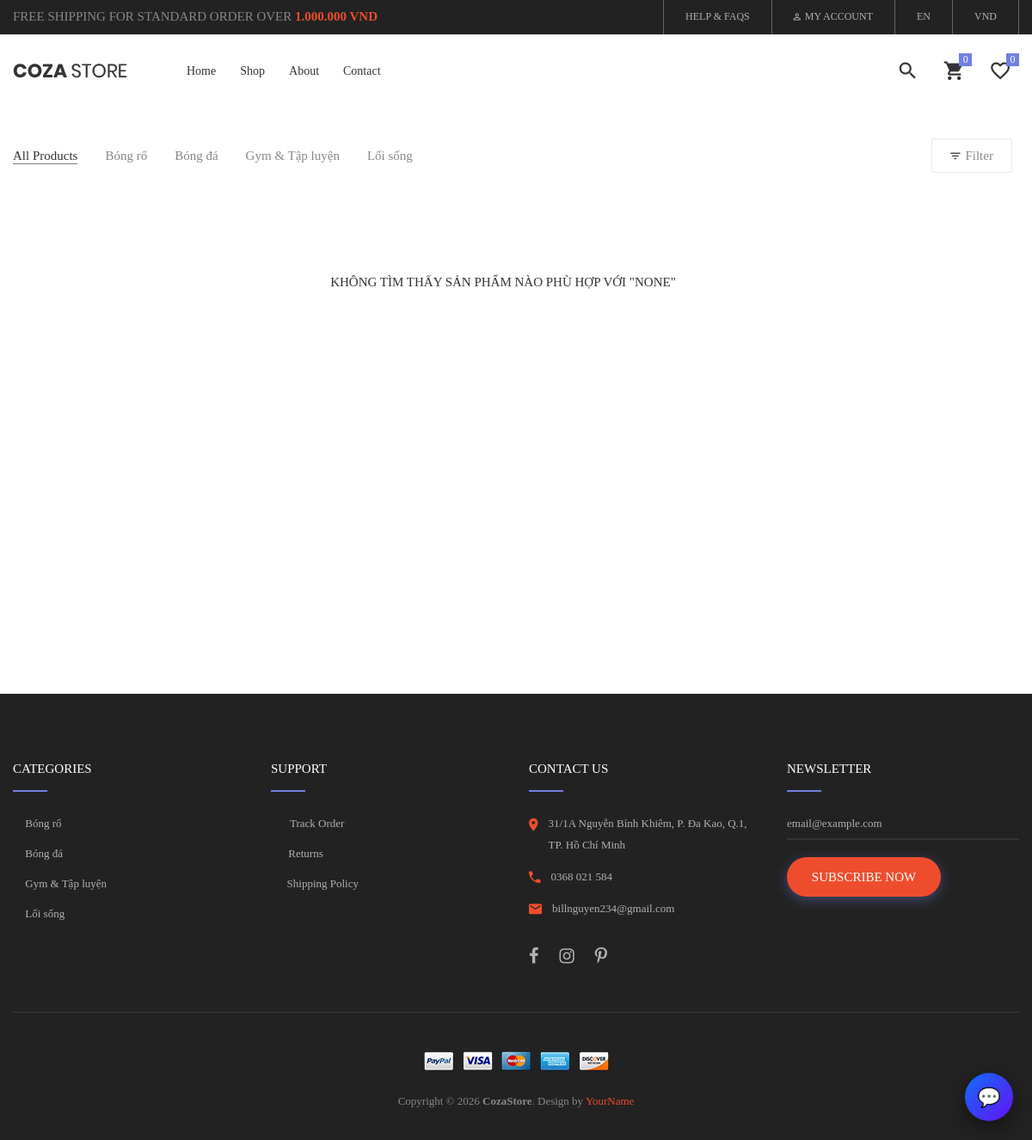
The app's page /search/ with its own data.
### core/models.py (models this page shows, shortened)
class Category(models.Model):
    cid = ShortUUIDField(unique=True, length=10, max_length=20, prefix="cat_", alphabet="abcdefghijklmnopqrstuvwxyz0123456789")
    ctitle = models.CharField(max_length=100, default="Tên Danh Mục")
    cimage = models.ImageField(upload_to='category_images/', default='default_category.png')
    class Meta:
        verbose_name_plural = "Categories"

### core/views.py (the view)
# urls.py: path('search/', views.search, name='search'),
def search(request):
    query = request.GET.get("search")
    min_max_price = Product.objects.aggregate(Min("price"), Max("price"))
    if query:
        words = query.split()
        q_objects = Q()
        for word in words:
            q_objects |= Q(title__icontains=word) | Q(description__icontains=word)
        searched_product = Product.objects.filter(q_objects).distinct().order_by("-date")
    else:
        searched_product = Product.objects.none()
    context = {
        'query': query,
        'searched_product': searched_product, # Đảm bảo tên này khớp với template
        'min_max_price': min_max_price,
    }
    return render(request, 'core/search.html', context)

### core/context_processors.py (called while the page is built, shortened)
def global_data(request):
    categories = Category.objects.all().order_by('ctitle')
    cart_sub_total_amount = 0
    cart_total_amount = 0
    cart_data = request.session.get('cart_data_obj', {})
    wishlist_ids = []
    total_wishlist_items = 0
    if request.user.is_authenticated:
        wishlist_qs = Wishlist.objects.filter(user=request.user)
        wishlist_ids = list(wishlist_qs.values_list('product_id', flat=True))
        total_wishlist_items = wishlist_qs.count()
    admin_stats = {}
    return {
        'categories': categories,
        'cart_data': cart_data,
        'cart_sub_total_amount': cart_sub_total_amount,
        'cart_total_amount': cart_total_amount,
        'wishlist_ids': wishlist_ids,
        'total_wishlist_items': total_wishlist_items,
        'admin_stats': admin_stats,
    }

### templates/core/search.html (shortened to what this page needs)
{% load static %} {% load humanize %}
<!DOCTYPE html>
<html lang="en">
  <head>
    <link
      rel="stylesheet"
      type="text/css"
      href="{% static 'vendor/bootstrap/css/bootstrap.min.css' %}"
    />
    <link
      rel="stylesheet"
      type="text/css"
      href="{% static 'fonts/font-awesome-4.7.0/css/font-awesome.min.css' %}"
    />
    <link
      rel="stylesheet"
      type="text/css"
      href="{% static 'fonts/iconic/css/material-design-iconic-font.min.css' %}"
    />
    <link
      rel="stylesheet"
      type="text/css"
      href="{% static 'fonts/linearicons-v1.0.0/icon-font.min.css' %}"
    />
    <link
      rel="stylesheet"
      type="text/css"
      href="{% static 'vendor/animate/animate.css' %}"
    />
    <link
      rel="stylesheet"
      type="text/css"
      href="{% static 'vendor/css-hamburgers/hamburgers.min.css' %}"
    />
    <link
      rel="stylesheet"
      type="text/css"
      href="{% static 'vendor/animsition/css/animsition.min.css' %}"
    />
    <link
      rel="stylesheet"
      type="text/css"
      href="{% static 'vendor/select2/select2.min.css' %}"
    />
    <link
      rel="stylesheet"
      type="text/css"
      href="{% static 'vendor/daterangepicker/daterangepicker.css' %}"
    />
    <link
      rel="stylesheet"
      type="text/css"
      href="{% static 'vendor/slick/slick.css' %}"
    />
    <link
      rel="stylesheet"
      type="text/css"
      href="{% static 'vendor/MagnificPopup/magnific-popup.css' %}"
    />
    <link
      rel="stylesheet"
      type="text/css"
      href="{% static 'vendor/perfect-scrollbar/perfect-scrollbar.css' %}"
    />
    <link rel="stylesheet" href="{% static 'css/dropdown.css' %}" />
    <link rel="stylesheet" href="{% static 'css/filter.css' %}" />
    <link rel="stylesheet" type="text/css" href="{% static 'css/util.css' %}" />
    <link rel="stylesheet" type="text/css" href="{% static 'css/main.css' %}" />
  </head>
  <body class="animsition">
    {% include 'partials/header_products.html' %}
    <div class="bg0 m-t-23 p-b-140">
      <div class="container">
        <div class="flex-w flex-sb-m p-b-52">
          <div class="flex-w flex-l-m filter-tope-group m-tb-10">
            <button
              class="stext-106 cl6 hov1 bor3 trans-04 m-r-32 m-tb-5 how-active1"
              data-filter="*"
            >
              All Products
            </button>
            {% for c in categories %}
            <button
              class="stext-106 cl6 hov1 bor3 trans-04 m-r-32 m-tb-5"
              data-filter=".cat_{{ c.cid }}"
            >
              {{ c.ctitle }}
            </button>
            {% endfor %}
          </div>
          <div class="flex-w flex-c-m m-tb-10">
            <div
              class="flex-c-m stext-106 cl6 size-104 bor4 pointer hov-btn3 trans-04 m-r-8 m-tb-4 js-show-filter"
            >
              <i
                class="icon-filter cl2 m-r-6 fs-15 trans-04 zmdi zmdi-filter-list"
              ></i>
              Filter
            </div>
          </div>
        </div>
        <div class="row isotope-grid" id="filter-products">
          {% for p in searched_product %}
          <div
            class="col-sm-6 col-md-4 col-lg-3 p-b-35 isotope-item cat_{{ p.category.cid }}"
          >
            <div class="block2">
              <div class="block2-pic hov-img0 pos-relative">
                <img src="{{ p.image.url }}" alt="{{ p.title }}" />
                {% if p.old_price > p.price %}
                <div
                  class="block2-label-new stext-103 p-t-4 p-b-4 p-l-10 p-r-10 bg-danger color-white"
                  style="background-color: #e65540"
                >
                  -{{ p.get_percentage|floatformat:0 }}%
                </div>
                {% else %}
                <div
                  class="block2-label-new stext-103 p-t-4 p-b-4 p-l-10 p-r-10"
                >
                  New
                </div>
                {% endif %}
              </div>
              <div class="block2-txt flex-w flex-t p-t-14">
                <div class="block2-txt-child1 flex-col-l">
                  <a
                    href="{% url 'core:product-details' p.pid %}"
                    class="stext-104 cl4 hov-cl1 trans-04 js-name-b2 p-b-6 font-weight-bold"
                  >
                    {{ p.title }}
                  </a>
                  <div class="flex-w flex-m">
                    <span
                      class="stext-105 cl1"
                      style="font-weight: 600; font-size: 16px"
                    >
                      {{ p.price|intcomma }} <small>VND</small>
                    </span>
                    {% if p.old_price > p.price %}
                    <span
                      class="stext-109 cl3 m-l-10"
                      style="text-decoration: line-through; font-size: 13px"
                    >
                      {{ p.old_price|intcomma }}
                    </span>
                    {% endif %}
                  </div>
                </div>
                <div class="block2-txt-child2 flex-r p-t-3">
                  <a
                    href="#"
                    class="btn-addwish-b2 dis-block pos-relative add-to-wishlist {% if p.id in wishlist_ids %}in-wishlist{% endif %}"
                    data-product-item="{{ p.id }}"
                    data-url="{% url 'core:add-to-wishlist' %}"
                  >
                    <i class="zmdi zmdi-favorite-outline heart-icon"></i>
                  </a>
                </div>
              </div>
            </div>
          </div>
          {% empty %}
          <div class="col-12 text-center p-t-50">
            <h4 class="stext-101 cl2">
              Không tìm thấy sản phẩm nào phù hợp với "{{ query }}"
            </h4>
          </div>
          {% endfor %}
        </div>
      </div>
    </div>
    {% include 'partials/chatbot.html' %}
    {% include 'partials/footer.html' %}
  </body>
</html>

### templates/partials/footer.html (shortened to what this page needs)
{% load static %}
<footer class="bg3 p-t-75 p-b-32">
  <div class="container">
    <div class="row">
      <div class="col-sm-6 col-lg-3 p-b-50">
        <h4 class="stext-301 cl0 p-b-30 border-bottom-footer">Categories</h4>
        <ul class="p-t-10">
          {% for c in categories %}
          <li class="p-b-10 group-link">
            <a href="#" class="stext-107 cl7 hov-cl1 trans-04 flex-m">
              {{ c.ctitle }}
            </a>
          </li>
          {% endfor %}
        </ul>
      </div>
      <div class="col-sm-6 col-lg-3 p-b-50">
        <h4 class="stext-301 cl0 p-b-30 border-bottom-footer">Support</h4>
        <ul class="p-t-10">
          <li class="p-b-10 group-link">
            <a href="{% url 'core:account-details' %}" class="stext-107 cl7 hov-cl1 trans-04 flex-m">
               Track Order
            </a>
          </li>
          <li class="p-b-10 group-link">
            <a href="{% url 'core:account-details' %}" class="stext-107 cl7 hov-cl1 trans-04 flex-m">
               Returns
            </a>
          </li>
          <li class="p-b-10 group-link">
            <a href="{% url 'core:account-details' %}" class="stext-107 cl7 hov-cl1 trans-04 flex-m">
               Shipping Policy
            </a>
          </li>
        </ul>
      </div>
      <div class="col-sm-6 col-lg-3 p-b-50">
        <h4 class="stext-301 cl0 p-b-30 border-bottom-footer">Contact Us</h4>
        <div class="p-t-10">
          <p class="stext-107 cl7 size-201 flex-t">
            <i class="zmdi zmdi-pin m-r-12 p-t-4 fs-18 cl1"></i>
            <span>31/1A Nguyễn Bỉnh Khiêm, P. Đa Kao, Q.1, TP. Hồ Chí Minh</span>
          </p>
          <p class="stext-107 cl7 size-201 flex-m p-t-12">
            <i class="zmdi zmdi-phone m-r-12 fs-18 cl1"></i>
            <span>0368 021 584</span>
          </p>
          <p class="stext-107 cl7 size-201 flex-m p-t-12">
            <i class="zmdi zmdi-email m-r-12 fs-18 cl1"></i>
            <span>billnguyen234@gmail.com</span>
          </p>
          <div class="p-t-27">
            <a href="#" class="fs-20 cl7 hov-cl1 trans-04 m-r-20 social-icon"><i class="fa fa-facebook"></i></a>
            <a href="#" class="fs-20 cl7 hov-cl1 trans-04 m-r-20 social-icon"><i class="fa fa-instagram"></i></a>
            <a href="#" class="fs-20 cl7 hov-cl1 trans-04 m-r-20 social-icon"><i class="fa fa-pinterest-p"></i></a>
          </div>
        </div>
      </div>
      <div class="col-sm-6 col-lg-3 p-b-50">
        <h4 class="stext-301 cl0 p-b-30 border-bottom-footer">Newsletter</h4>
        <form class="p-t-10">
          <div class="wrap-input1 w-full p-b-4 m-b-20">
            <input class="input1 bg-none plh1 stext-107 cl7 shadow-none" type="email" name="email" placeholder="email@example.com">
          </div>
          <button class="flex-c-m stext-101 cl0 size-103 bg1 bor1 hov-btn2 p-lr-15 trans-04 shadow-btn">
            Subscribe Now
          </button>
        </form>
      </div>
    </div>
    <div class="p-t-40 border-top-dark">
      <div class="flex-c-m flex-w p-b-18">
        <img class="m-all-5 hov-img-scale trans-04" src="{% static 'images/icons/icon-pay-01.png' %}" alt="PAY">
        <img class="m-all-5 hov-img-scale trans-04" src="{% static 'images/icons/icon-pay-02.png' %}" alt="PAY">
        <img class="m-all-5 hov-img-scale trans-04" src="{% static 'images/icons/icon-pay-03.png' %}" alt="PAY">
        <img class="m-all-5 hov-img-scale trans-04" src="{% static 'images/icons/icon-pay-04.png' %}" alt="PAY">
        <img class="m-all-5 hov-img-scale trans-04" src="{% static 'images/icons/icon-pay-05.png' %}" alt="PAY">
      </div>
      <p class="stext-107 cl6 txt-center">
        Copyright &copy; <script>document.write(new Date().getFullYear());</script>
        <b>CozaStore</b>. Design by <a href="#" class="cl1 hov-cl1">YourName</a>
      </p>
    </div>
  </div>
</footer>

### static/css/main.css (style rules this page uses)
:root { --main-color: #ee4d2d; --sub-color: #fef6f5; --font-regular: 'Poppins', sans-serif; --font-bold: 'Poppins', sans-serif; --font-heading: 'Playfair Display', serif; --font-special: 'Montserrat', sans-serif; }
body { font-family: 'Poppins', sans-serif !important; }
.container { max-width: 1380px; }
@media (max-width: 1600px) { .container { max-width: 1200px; } }
.isotope-grid { width: 100%; min-height: 400px; display: block; clear: both; }
:root { --main-color: #ee4d2d; }
.cl1 { color: var(--main-color) !important; }
.cl0 { color: #fff; }
.cl2 { color: #333; }
.cl6 { color: #888; }
.cl7 { color: #b2b2b2; }
.stext-101 { font-family: Poppins-Medium; font-size: 15px; line-height: 1.466667; text-transform: uppercase; }
.stext-106 { font-family: Poppins-Regular; font-size: 15px; line-height: 1.2; }
.stext-107 { font-family: Poppins-Regular; font-size: 13px; line-height: 1.923; }
.stext-301 { font-family: Montserrat-Bold; font-size: 15px; line-height: 1.6; text-transform: uppercase; }
.size-103 { min-width: 179px; height: 46px; }
.size-104 { min-width: 94px; height: 40px; }
.size-201 { max-width: 270px; }
.bg-none { background-color: transparent; }
.bg0 { background-color: #fff; }
.bg1 { background-color: var(--main-color) !important; }
.bg3 { background-color: #222; }
.bor1 { border-radius: 23px; }
.bor3 { border-bottom: 1px solid transparent; }
.bor4 { border: 1px solid #e6e6e6; border-radius: 3px; }
.how-active1 { color: #333; border-color: #797979; }
.wrap-input1 { position: relative; border-bottom: 2px solid rgba(204, 204, 204, 0.1); }
.input1 { background-color: transparent; width: 100%; }

### templates/partials/footer.html (style rules this page uses)
.border-bottom-footer { position: relative; display: inline-block; }
.border-bottom-footer::after { content: ""; position: absolute; bottom: 15px; left: 0; width: 40px; height: 2px; background-color: #717fe0; }
.border-top-dark { border-top: 1px solid rgba(255,255,255,0.1); }
.shadow-btn { box-shadow: 0 4px 15px rgba(113, 127, 224, 0.4); }

### records on screen
Category: ctitle "Bóng rổ"
Category: ctitle "Bóng đá"
Category: ctitle "Gym & Tập luyện"
Category: ctitle "Lối sống"

### other values on screen
{{ query }} "NONE"
